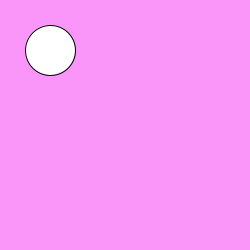
Frame 1 (no input)
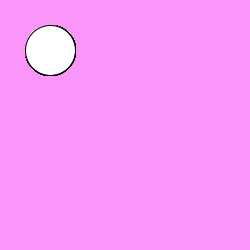
Frame 60 (the mouse pressed at the canvas centre just before this capture)
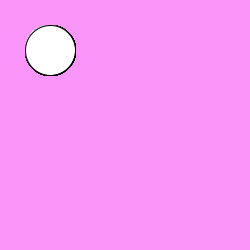
Frame 120 (the mouse held since frame 60 and released just before this capture)

The Processing sketch that drew these frames (run headless with seeded random() and noise(); from frame 60 on, the mouse is pressed at the canvas centre):

// Processing sketch: processing_164225
// ── processing_164225.pde

int counter;

void setup() {  //setup function called initially, only once
  size(250, 250);
  background(250,150,250);  //set background white
  colorMode(HSB);   //set colors to Hue, Saturation, Brightness mode
  counter = 0;
}

void draw() {  //draw function loops 
ellipse(50,50,50,50);

/*
  counter++;
  noStroke();
  fill(random(255),100,255,50);
  
  if(mousePressed == true) { //add some interaction
    ellipse(mouseX, mouseY, 20, 20);
  }
  else {
    ellipse(width/2, height/2, 80*sin(counter), 80*sin(counter));
  }
  */
}
